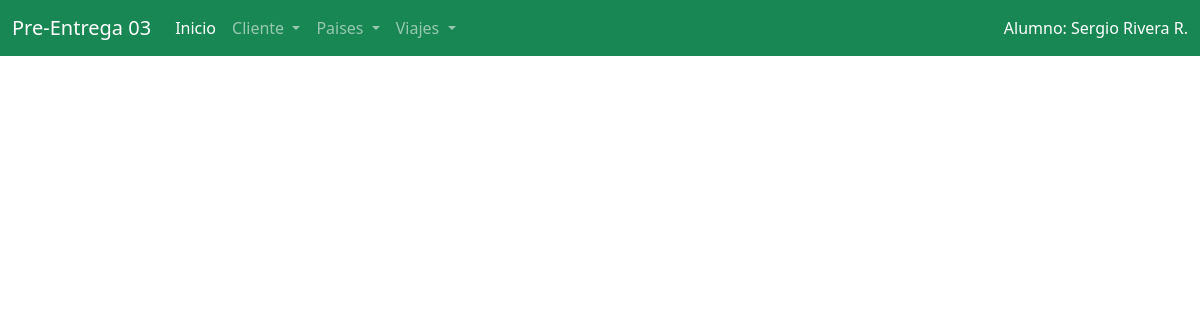
Before: /AppCoder/listarpaises/ with the older database file.
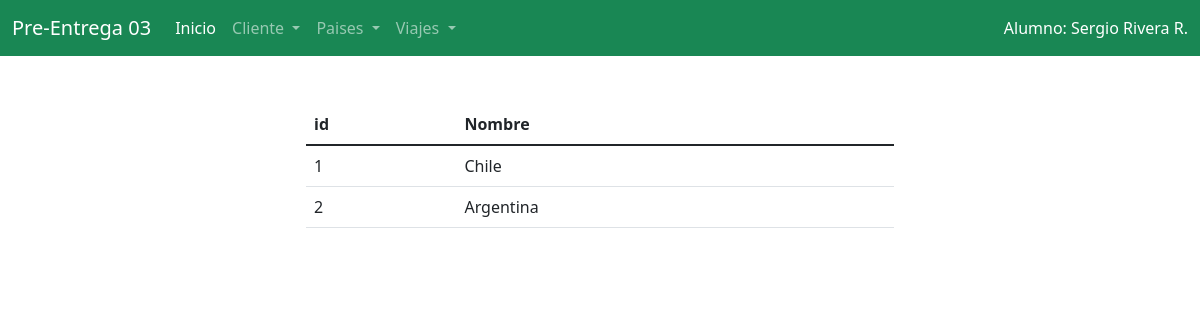
After: the same page with the newer database file.
### AppCoder/models.py (models this page shows, shortened)
class Paises(models.Model):
     nombre = models.CharField(max_length=100)

### AppCoder/views.py (the view)
# urls.py: path("listarpaises/", listar_paises_view, name="listarpaises"),
def listar_paises_view (request):
    paises = models.Paises.objects.all()
    return render(request, 'AppCoder/listar_paises.html', {"paises": paises})

### AppCoder/templates/AppCoder/listar_paises.html (shortened to what this page needs)
{% extends "AppCoder/inicio.html" %} {% load static %}
{% block contenidoPrincipal %}
<div class="row">
  <div class="col-6 mx-auto">
    {% if paises.count > 0 %}
      <table class="table">
          <thead>
            <tr>
              <th scope="col">id</th>
              <th scope="col">Nombre</th>
            </tr>
          </thead>
          <tbody>
              {% for pais in paises  %}
            <tr>
              <td>{{pais.id}}</td>
              <td>{{pais.nombre}}</td>
            </tr>
            {% endfor %}
          </tbody>
        </table>
    {% endif %}
  </div>
  </div>
{% endblock %}

Changed rows visible on the page:
added Paises: id "1", nombre "Chile"
added Paises: id "2", nombre "Argentina"
Other visible differences:
text now shown: "id Nombre"
